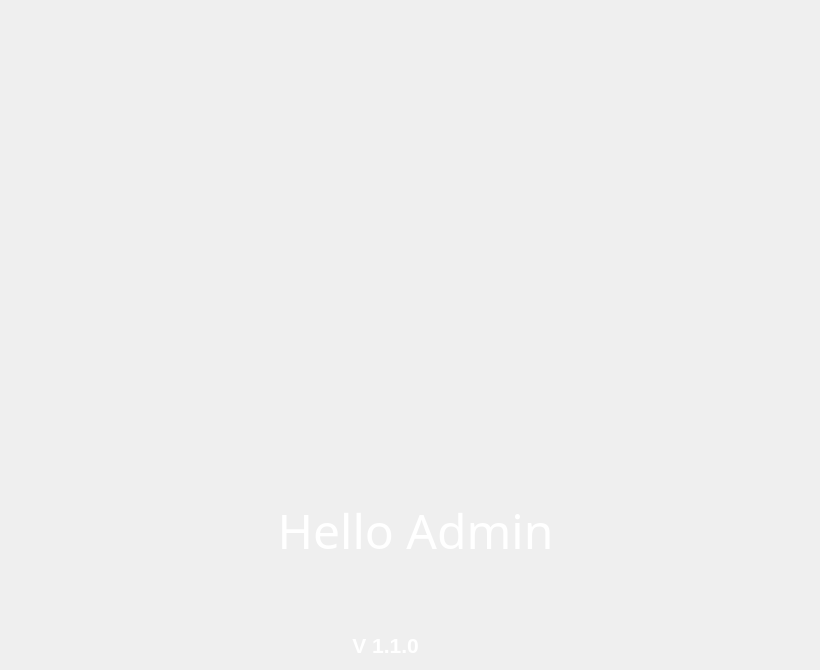
        <widget class="QWidget" name="pg_4_Welcome">
         <widget class="QLabel" name="lb_logo_3">
          <property name="geometry">
           <rect>
            <x>40</x>
            <y>110</y>
            <width>771</width>
            <height>321</height>
           </rect>
          </property>
          <property name="mouseTracking">
           <bool>false</bool>
          </property>
          <property name="frameShape">
           <enum>QFrame::NoFrame</enum>
          </property>
          <property name="text">
           <string/>
          </property>
          <property name="pixmap">
           <pixmap resource="Resources.qrc">:/img/assets/img/logo-white.png</pixmap>
          </property>
          <property name="scaledContents">
           <bool>true</bool>
          </property>
          <property name="openExternalLinks">
           <bool>false</bool>
          </property>
         </widget>
         <widget class="QLabel" name="label_14">
          <property name="geometry">
           <rect>
            <x>220</x>
            <y>480</y>
            <width>391</width>
            <height>101</height>
           </rect>
          </property>
          <property name="font">
           <font>
            <family>Andalus</family>
            <pointsize>36</pointsize>
            <bold>false</bold>
           </font>
          </property>
          <property name="styleSheet">
           <string notr="true">*{
color: #ffffff;
border-left: 5px solid #ffffff;
/* border-right: 4px solid #ffffff;*/
border-bottom: 5px solid #ffffff;
}</string>
          </property>
          <property name="text">
           <string>Hello Admin</string>
          </property>
          <property name="alignment">
           <set>Qt::AlignCenter</set>
          </property>
         </widget>
         <widget class="QLabel" name="lb_version_4">
          <property name="geometry">
           <rect>
            <x>330</x>
            <y>630</y>
            <width>111</width>
            <height>31</height>
           </rect>
          </property>
          <property name="font">
           <font>
            <pointsize>16</pointsize>
            <bold>true</bold>
           </font>
          </property>
          <property name="styleSheet">
           <string notr="true">*{
color: #ffffff;
}</string>
          </property>
          <property name="text">
           <string>V 1.1.0</string>
          </property>
          <property name="alignment">
           <set>Qt::AlignCenter</set>
          </property>
         </widget>
        </widget>
